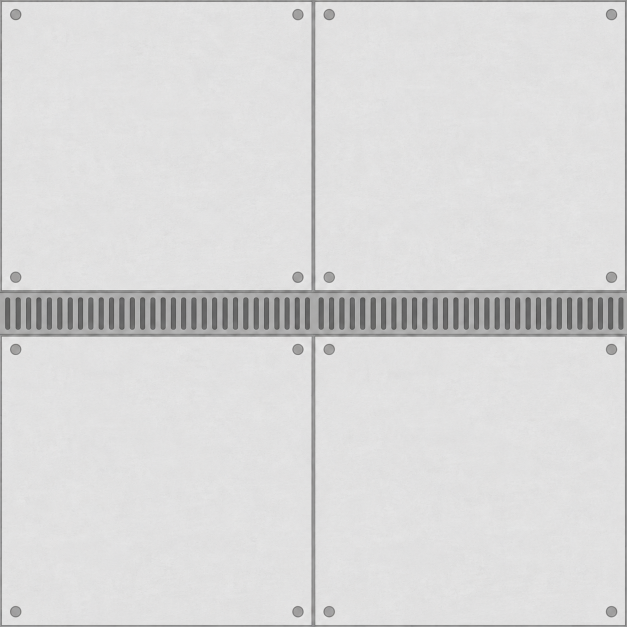
#> input picture Concepts/Escape/Floor/gen/b/floor_b_grate_seams.png, 1254 x 1254 px, given in place of floor_b_grate_seams.png.png, which was not available (shown at 1/2 size)
$ python process.py b/floor_b_grate_seams.png
#> lines starting #> are read from the running program, lines starting #| are printed output that depends on the picture; pictures that were not available may be replaced by others from this repository, and a replacement may not be noted
"""Floor tile post-processing: seamless fix, 3x3 check, height->normal/roughness, tilted preview.
usage: python process.py <name> [<name> ...]   (names without .png, files in ../)
"""
import sys, os, math
import numpy as np
from PIL import Image, ImageDraw, ImageFilter

FLOOR = os.path.dirname(os.path.dirname(os.path.abspath(__file__)))
SMALL = os.path.join(FLOOR, "small")


def load(name):
    im = Image.open(os.path.join(FLOOR, name + ".png")).convert("RGB")
    w, h = im.size
    s = min(w, h)
    if w != h:  # center-crop to square
        im = im.crop(((w - s) // 2, (h - s) // 2, (w - s) // 2 + s, (h - s) // 2 + s))
    return np.asarray(im).astype(np.float32) / 255.0


def edge_mismatch(a):
    """Mean abs difference across the wrap seam, relative to typical neighbour difference."""
    wrap = (np.abs(a[:, 0] - a[:, -1]).mean() + np.abs(a[0] - a[-1]).mean()) / 2
    inner = (np.abs(np.diff(a, axis=1)).mean() + np.abs(np.diff(a, axis=0)).mean()) / 2
    return wrap / max(inner, 1e-6), wrap


def make_seamless(a, band=0.12):
    """Blend a half-offset copy over the edges; centre keeps the original."""
    n = a.shape[0]
    rolled = np.roll(a, (n // 2, n // 2), axis=(0, 1))
    t = np.linspace(0, 1, n)
    d = np.minimum(t, 1 - t)  # 0 at edges, 0.5 at centre
    w1 = np.clip(d / band, 0, 1)
    w1 = w1 * w1 * (3 - 2 * w1)
    w = np.minimum(w1[:, None], w1[None, :])[..., None]
    return a * w + rolled * (1 - w)


def gauss_wrap(x, sigma):
    """Gaussian blur with wrap-around (FFT), so derived maps stay tileable."""
    n, m = x.shape
    fy = np.fft.fftfreq(n)[:, None]
    fx = np.fft.fftfreq(m)[None, :]
    g = np.exp(-2 * (math.pi ** 2) * (sigma ** 2) * (fx ** 2 + fy ** 2))
    return np.real(np.fft.ifft2(np.fft.fft2(x) * g))


def lum(a):
    return a[..., 0] * 0.2126 + a[..., 1] * 0.7152 + a[..., 2] * 0.0722


def save(arr, path, mode="RGB"):
    Image.fromarray((np.clip(arr, 0, 1) * 255 + 0.5).astype(np.uint8), mode).save(path)


def small_jpg(path):
    im = Image.open(path).convert("RGB")
    im.thumbnail((1024, 1024), Image.LANCZOS)
    im.save(os.path.join(SMALL, os.path.splitext(os.path.basename(path))[0] + ".jpg"), quality=80)


def process(name):
    a = load(name)
#> in load, im is the input picture: PIL image 1254x1254 RGB; mean R, G, B 216.8, 216.5, 216.6
    n = a.shape[0]
#> n = 1254
    ratio, raw = edge_mismatch(a)
#> in edge_mismatch, `wrap = (np.abs(a[:, 0] - a[:, -1]).mean() + np.abs(a[0] - a[-1]).mean(..`: wrap = 0.0295
#> in edge_mismatch, `inner = (np.abs(np.diff(a, axis=1)).mean() + np.abs(np.diff(a, axis=0)..`: inner = 0.00754
#> ratio = 3.91; raw = 0.0295
    fixed = ratio > 1.5 and "--blend" in sys.argv
#> fixed = False
    if fixed:
        os.makedirs(os.path.join(FLOOR, "gen", "orig"), exist_ok=True)
        save(a, os.path.join(FLOOR, "gen", "orig", name + "_orig.png"))
        a = make_seamless(a)
        save(a, os.path.join(FLOOR, name + ".png"))
    ratio2, raw2 = edge_mismatch(a)
#> ratio2 = 3.91; raw2 = 0.0295
    L = lum(a)
    print(f"{name}: {n}px  edge mismatch {ratio:.2f}x (abs {raw:.3f}) -> "
          f"{'blended' if fixed else 'kept'} -> {ratio2:.2f}x;  luminance mean {L.mean():.2f} "
          f"p5 {np.percentile(L,5):.2f} p95 {np.percentile(L,95):.2f}")
#| b/floor_b_grate_seams.png: 1254px  edge mismatch 3.91x (abs 0.029) -> kept -> 3.91x;  luminance mean 0.85 p5 0.61 p95 0.89

    # 3x3 seam check
    tiled = np.tile(a, (3, 3, 1))
    check = Image.fromarray((tiled * 255).astype(np.uint8)).resize((1536, 1536), Image.LANCZOS)
    p = os.path.join(FLOOR, f"tile_check_{name}.png"); check.save(p); small_jpg(p)

    # height from blurred luminance; normal (OpenGL, +Y up = toward image top)
    s = n / 1024.0
#> s = 1.22
    h = gauss_wrap(L, 3.0 * s)
    h = (h - h.min()) / max(h.max() - h.min(), 1e-6)
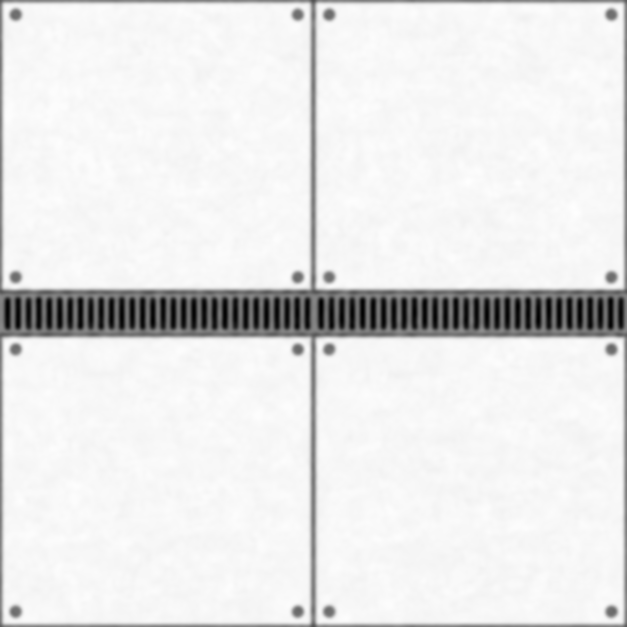
#> h: shape (1254, 1254) float64 (shown at 1/2 size); min 0, max 1, mean 0.908
    strength = 1.2 * s  # gentle
#> strength = 1.47
    dx = (np.roll(h, -1, 1) - np.roll(h, 1, 1)) / 2
    dy = (np.roll(h, -1, 0) - np.roll(h, 1, 0)) / 2  # +row = down
    nx, ny, nz = -dx * strength * 10, dy * strength * 10, np.ones_like(h)
#> nz: shape (1254, 1254) float64; every value is 1
    ln = np.sqrt(nx ** 2 + ny ** 2 + nz ** 2)
    nrm = np.stack([nx / ln, ny / ln, nz / ln], -1)
    save(nrm * 0.5 + 0.5, os.path.join(FLOOR, f"normal_{name}.png"))

    # roughness: panels ~0.55, seams/grime (darker than local surroundings) rougher
    local = gauss_wrap(L, 24 * s)
    cavity = np.clip((local - L) / 0.25, 0, 1)
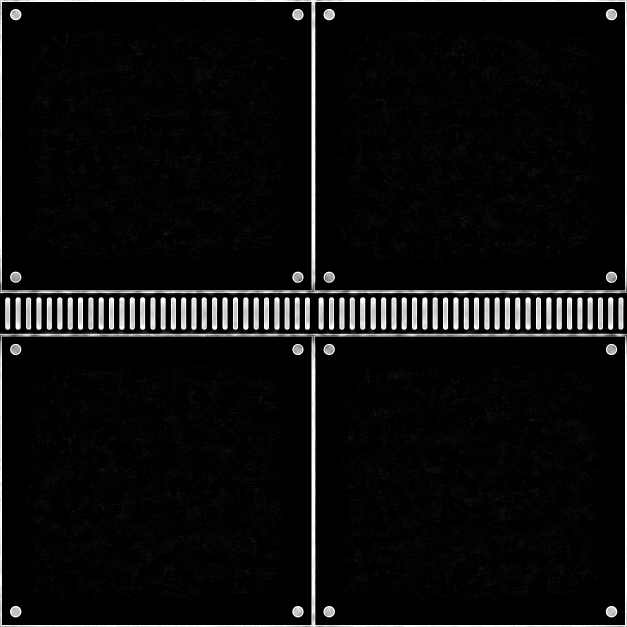
#> cavity: shape (1254, 1254) float64 (shown at 1/2 size); min 0, max 1, mean 0.0539
    rough = 0.55 + 0.35 * cavity + (gauss_wrap(np.random.default_rng(1).random(L.shape), 3 * s) - 0.5) * 0.04
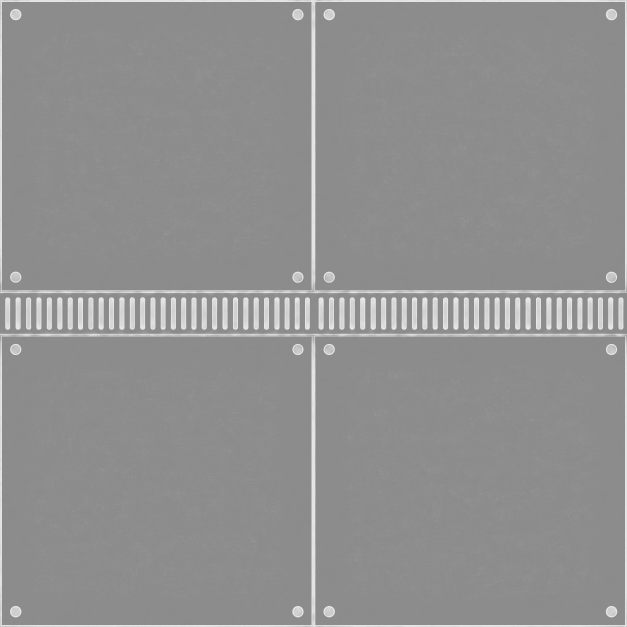
#> rough: shape (1254, 1254) float64 (shown at 1/2 size); min 0.546, max 0.904, mean 0.569
    save(rough, os.path.join(FLOOR, f"roughness_{name}.png"), "L")
    print(f"   normal tilt mean {np.degrees(np.arccos(nrm[...,2])).mean():.1f} deg, roughness mean {rough.mean():.2f}")
#|    normal tilt mean 4.7 deg, roughness mean 0.57

    # preview: lit 3x3 at 1536, squashed for ~57 deg camera, dark drone blobs
    tn = np.tile(nrm, (3, 3, 1))
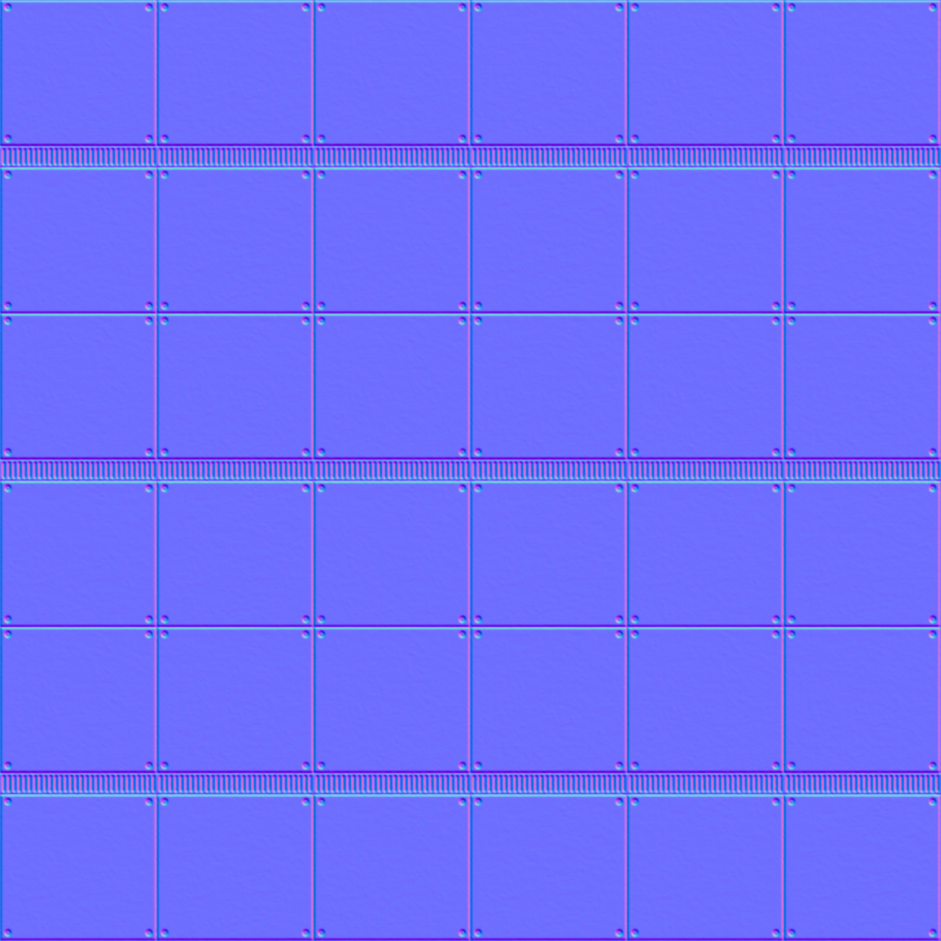
#> tn: shape (3762, 3762, 3) float64 (shown at 1/4 size); mean of channels 0, 1, 2 -4.07e-05, 0.000125, 0.98; drawn with min black and max white
    ld = np.array([-0.45, 0.55, 0.70]); ld /= np.linalg.norm(ld)
    diff = np.clip((tn * ld).sum(-1), 0, 1)
    lit = tiled * (0.35 + 0.75 * diff)[..., None]
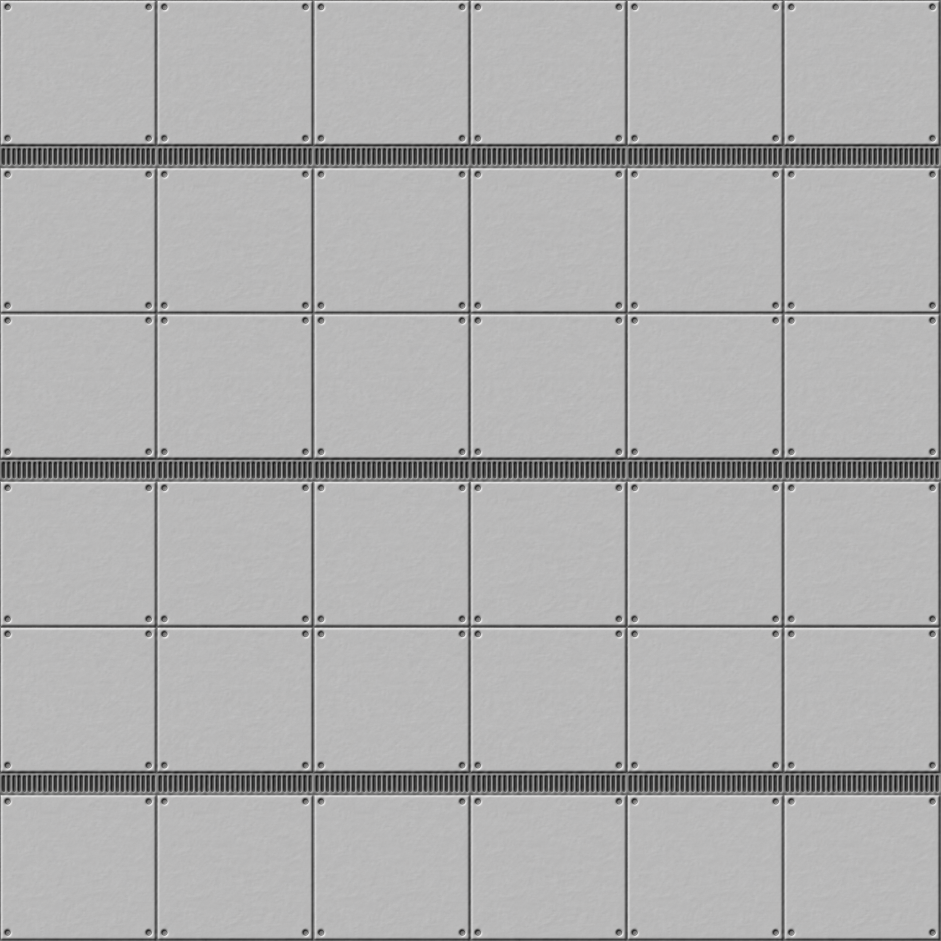
#> lit: shape (3762, 3762, 3) float64 (shown at 1/4 size); mean of channels 0, 1, 2 0.738, 0.737, 0.737; drawn with min black and max white
    pim = Image.fromarray((np.clip(lit, 0, 1) * 255).astype(np.uint8)).resize((1536, 1536), Image.LANCZOS)
    pim = pim.resize((1536, int(1536 * math.sin(math.radians(57)))), Image.LANCZOS)
#> pim: PIL image 1536x1288 RGB
    W, H = pim.size
#> W = 1536; H = 1288
    shadow = Image.new("L", pim.size, 0)
#> shadow: PIL image 1536x1288 L; every value is 0
    sd = ImageDraw.Draw(shadow)
    rng = np.random.default_rng(7)
    drones = [(rng.uniform(0.1, 0.9) * W, rng.uniform(0.1, 0.9) * H, rng.uniform(16, 24)) for _ in range(9)]
    for x, y, r in drones:
        sd.ellipse([x - r * 1.2 + 6, y - r * 0.7 + 8, x + r * 1.2 + 6, y + r * 0.7 + 8], fill=110)
    shadow = shadow.filter(ImageFilter.GaussianBlur(6))
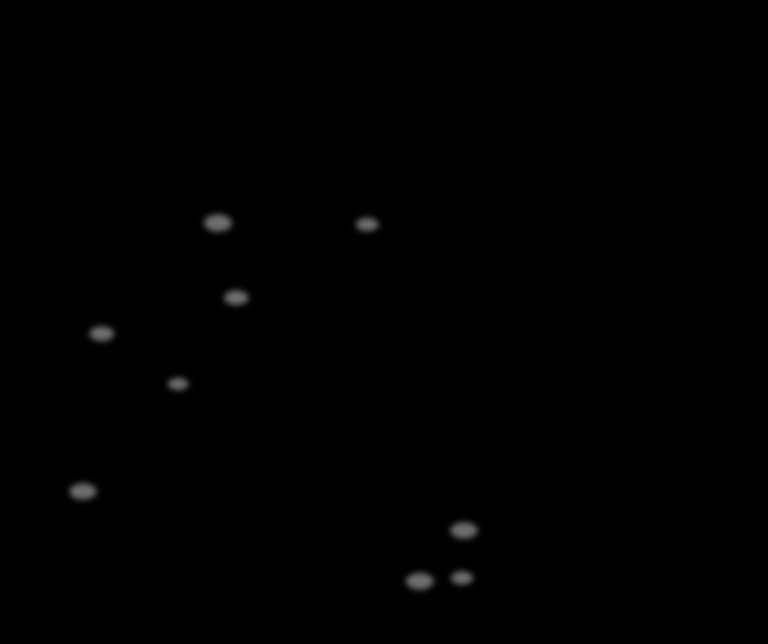
#> shadow: PIL image 1536x1288 L (shown at 1/2 size); min 0, max 110, mean 0.6
    pim = Image.composite(Image.new("RGB", pim.size, (20, 20, 30)), pim, shadow)
    d = ImageDraw.Draw(pim)
    for x, y, r in drones:
        for k in (-1, 0, 1):  # legs
            for sgn in (-1, 1):
                d.line([x, y + k * r * 0.4, x + sgn * r * 1.5, y + k * r * 0.7], fill=(30, 18, 40), width=3)
        d.ellipse([x - r, y - r * 0.8, x + r, y + r * 0.8], fill=(38, 22, 52))
        d.ellipse([x - r * 0.35, y - r * 0.5, x + r * 0.1, y - r * 0.2], fill=(70, 150, 90))
    p = os.path.join(FLOOR, f"preview_{name}.png"); pim.save(p); small_jpg(p)
#> in small_jpg (call 2), `im.thumbnail((1024, 1024), Image.LANCZOS)`:
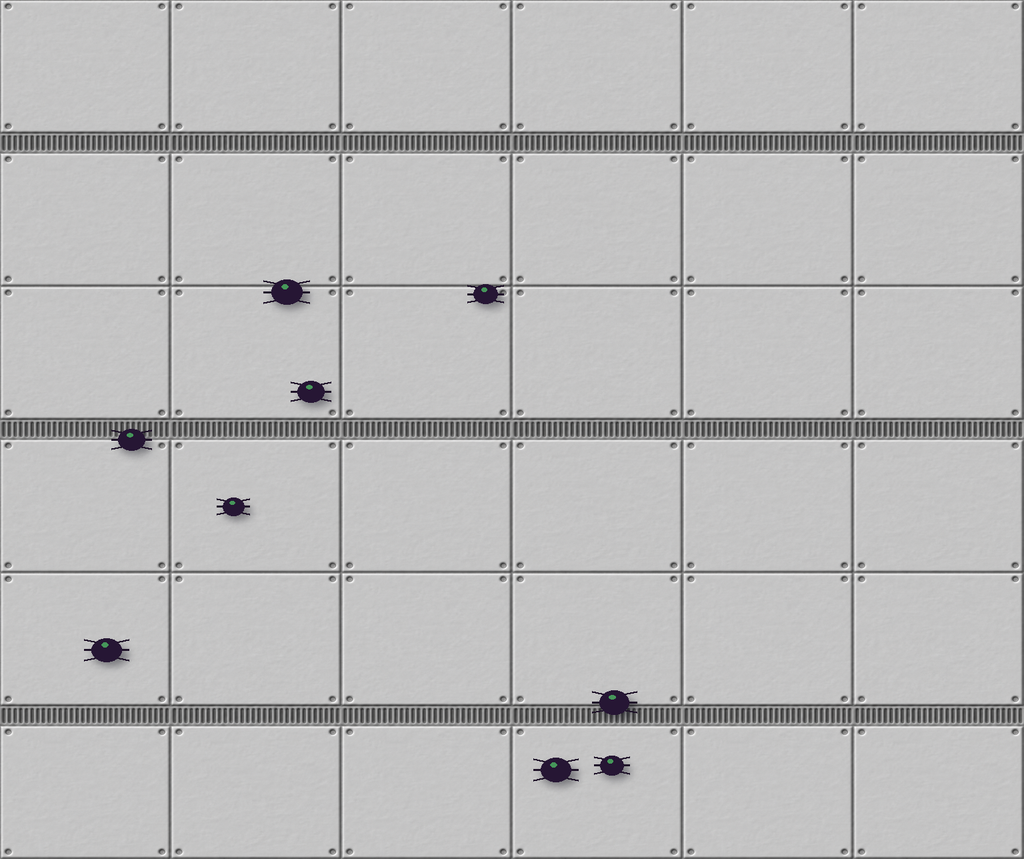
#> im: PIL image 1024x859 RGB; mean R, G, B 186.7, 186.3, 186.5
    small_jpg(os.path.join(FLOOR, name + ".png"))


if __name__ == "__main__":
    os.makedirs(SMALL, exist_ok=True)
    for nm in [x for x in sys.argv[1:] if not x.startswith("--")]:
        process(nm)

$ run again, on Concepts/Escape/Floor/gen/c/floor_c_worn.png
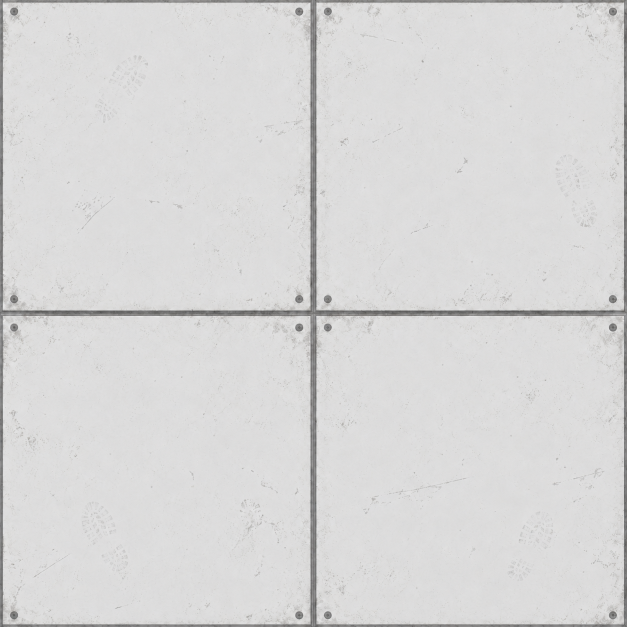
#> input picture Concepts/Escape/Floor/gen/c/floor_c_worn.png, 1254 x 1254 px, given in place of floor_c_worn.png.png, which was not available (shown at 1/2 size)
#> in load, im is the input picture: PIL image 1254x1254 RGB; mean R, G, B 215.9, 215.5, 215.4
#> wrap = 0.0448
#> inner = 0.00744
#> ratio = 6.01; raw = 0.0448
#> fixed = False
#> ratio2 = 6.01; raw2 = 0.0448
#| c/floor_c_worn.png: 1254px  edge mismatch 6.01x (abs 0.045) -> kept -> 6.01x;  luminance mean 0.85 p5 0.79 p95 0.87
#> im: PIL image 1024x1024 RGB
#> nz: shape (1254, 1254) float64; every value is 1
#|    normal tilt mean 4.6 deg, roughness mean 0.57
#> in process, `lit = tiled * (0.35 + 0.75 * diff)[..., None]`:
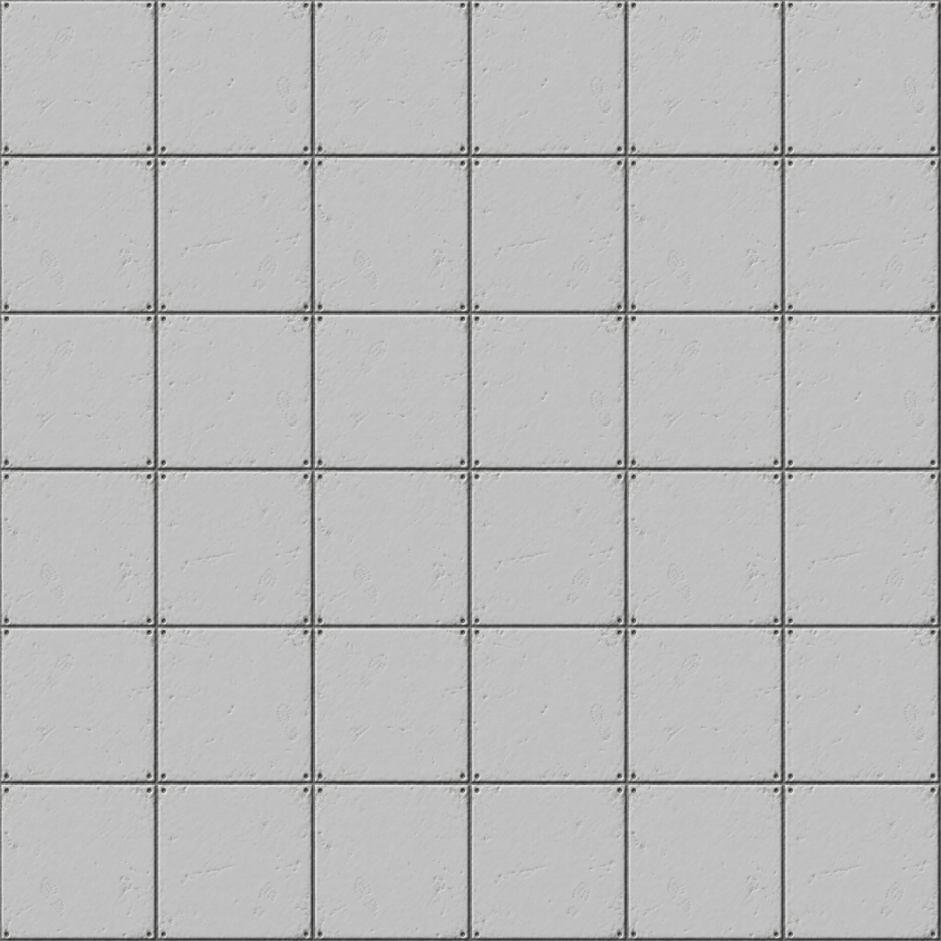
#> lit: shape (3762, 3762, 3) float64 (shown at 1/4 size); mean of channels 0, 1, 2 0.734, 0.733, 0.732; drawn as R, G, B
#> in small_jpg (call 2), `im.thumbnail((1024, 1024), Image.LANCZOS)`:
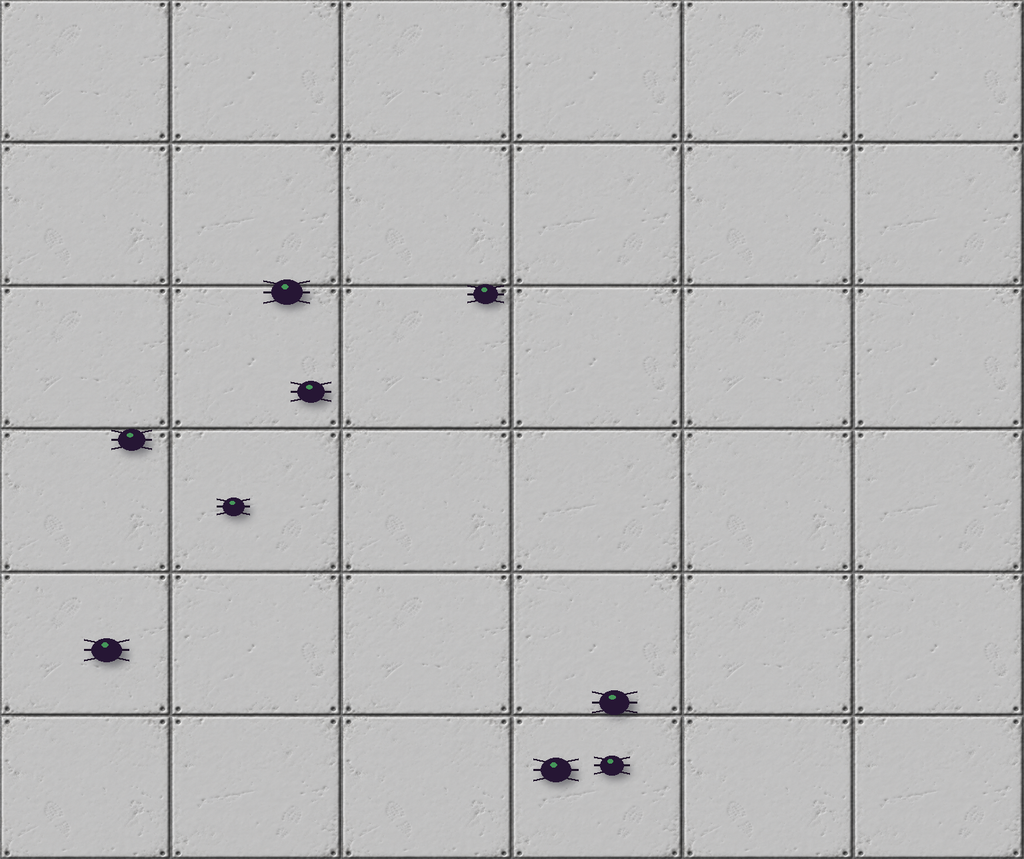
#> im: PIL image 1024x859 RGB; mean R, G, B 185.7, 185.3, 185.3
#> im: PIL image 1024x1024 RGB
